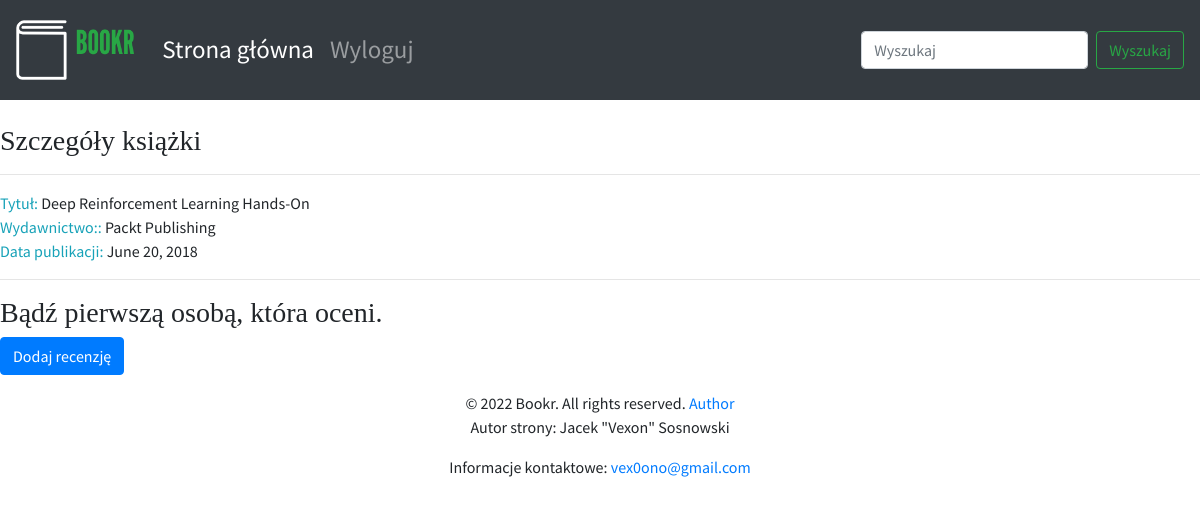
Screenshot of /books/4/ with the database file from the repository.
### reviews/models.py (models this page shows, shortened)
class Book(models.Model):
    title = models.CharField(max_length=70, help_text="Tytuł książki.")
    publication_date = models.DateField(verbose_name="Data publikacji książki.")
    isbn = models.CharField(max_length=20, verbose_name="Numer ISBN książki.")
    publisher = models.ForeignKey(Publisher, on_delete=models.CASCADE)
    contributors = models.ManyToManyField('Contributor', through="BookContributor")

class Publisher(models.Model):
    name = models.CharField(max_length=50, help_text="Nazwa wydawcy.")
    website = models.URLField(help_text="Witryna wydawcy.")
    email = models.EmailField(help_text="Adres e-mail wydawcy.")
    def __str__(self):
        return self.name

### reviews/views.py (the view)
# urls.py: path('books/<int:pk>/', views.book_detail, name='book_detail'),
def book_detail(request, pk):
    book = get_object_or_404(Book, pk=pk)
    reviews = book.review_set.all()
    if reviews:
        book_rating = average_rating([review.rating for review in reviews])
        context = {
            "book": book,
            "book_rating": book_rating,
            "reviews": reviews
        }
    else:
        context = {
            "book": book,
            "book_rating": None,
            "reviews": None
        }
    return render(request, "book_detail.html", context)

### reviews/templates/book_detail.html (shortened to what this page needs)
{% extends 'base.html' %}
{% block content %}
      <br>
      <h3>Szczegóły książki</h3>
      <hr>
      <span class="text-info">Tytuł: </span> <span>{{ book.title }}</span>
      <br>
      <span class="text-info">Wydawnictwo:: </span><span>{{ book.publisher }}</span>
      <br>
      <span class="text-info">Data publikacji: </span><span>{{ book.publication_date }}</span>
      <br>
      {% if not reviews %}
            <hr>
            <h3>Bądź pierwszą osobą, która oceni.</h3>
      {% endif %}
      <a class="btn btn-primary" href="{% url 'review_create' book.pk %}">Dodaj recenzję</a>
{% endblock %}

### static/main.css (style rules this page uses)
body { font-family: 'Source Sans Pro', sans-serif; background-color: #e6efe8 color: #393939; }
h1, h2, h3, h4, h5, h6 { font-family: 'Libre Baskerville', serif; }

### rows the page displays
Book: title "Deep Reinforcement Learning Hands-On", publisher "Packt Publishing", publication_date "June 20, 2018"
